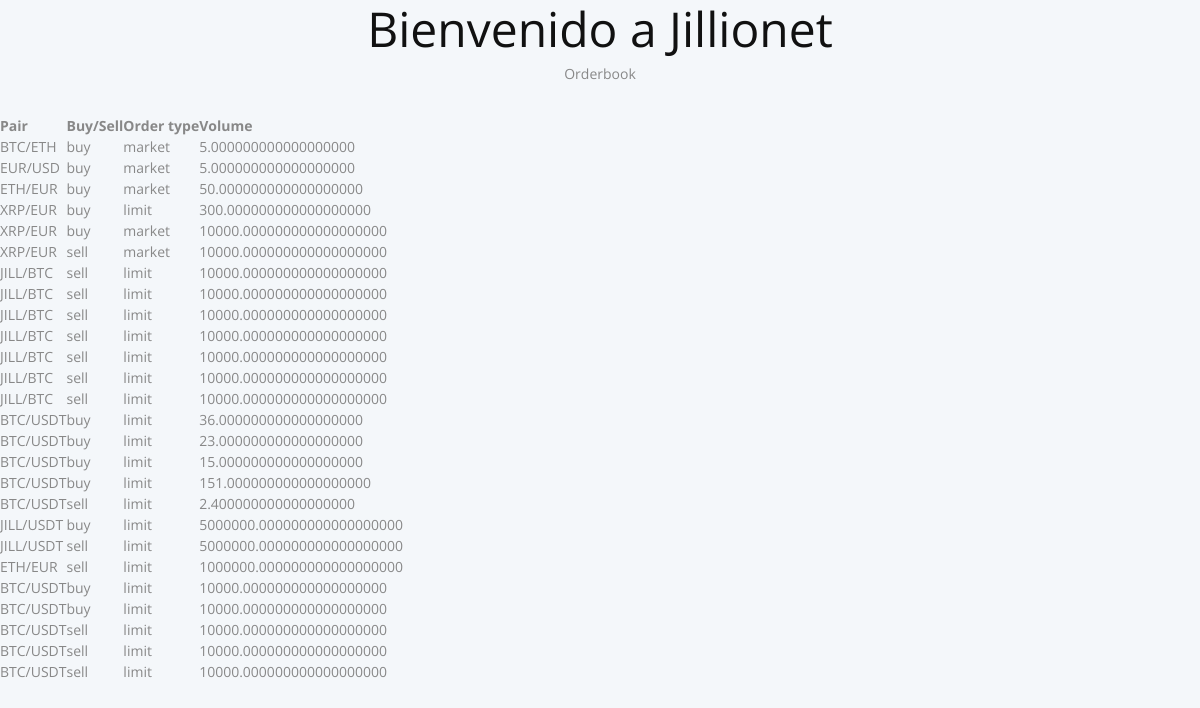
The app's page /orderbook/, older data.
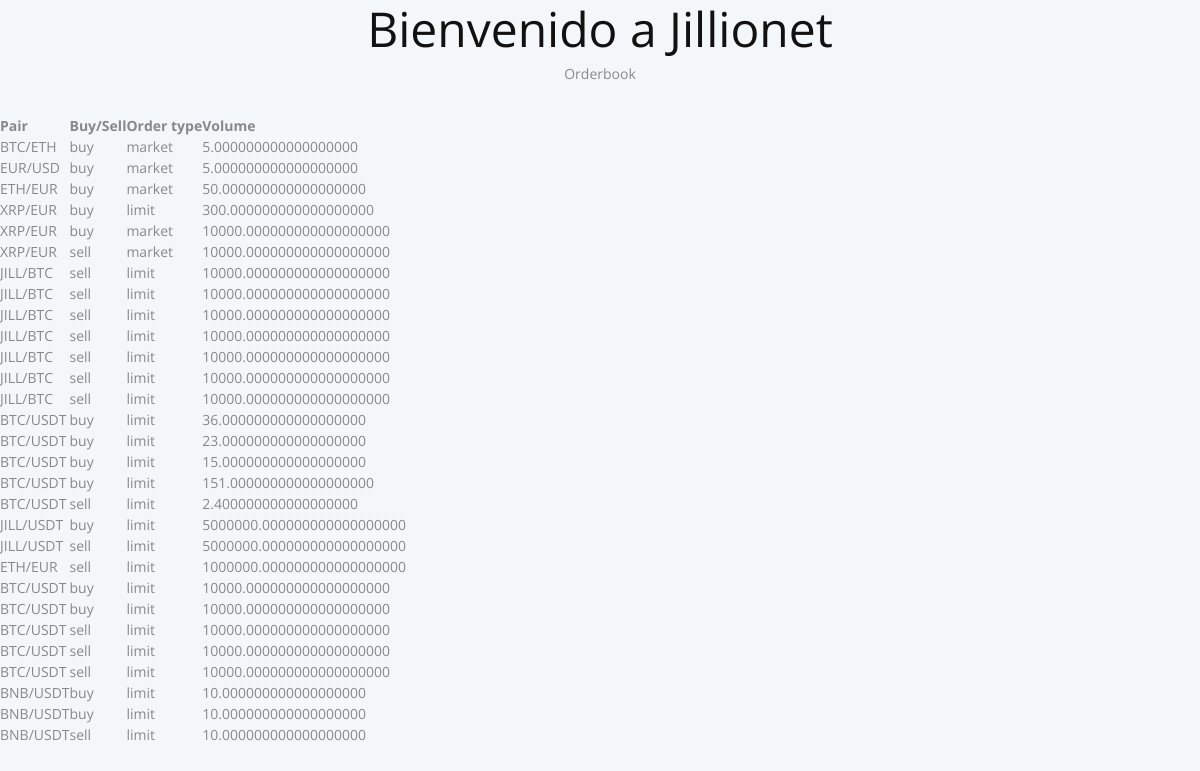
The same page, newer data.
### orderbook/models.py (models this page shows, shortened)
class Order(models.Model):
    MARKET = 'market'
    LIMIT = 'limit'
    ORDER_TYPE_CHOICES = (
        (MARKET, MARKET.title()),
        (LIMIT, LIMIT.title())
    )
    NEW = 'new'
    FILL = 'fill'
    PARTIAL_FILL = 'partial_fill'
    STATUS_CHOICES = (
        (NEW, NEW.title()),
        (FILL, FILL.title()),
        (PARTIAL_FILL, PARTIAL_FILL.title()),
    )
    SPOT = 'spot'
    FUTURES = 'futures'
    CONTRACT_TYPE_CHOICES = (
        (SPOT, SPOT.title()),
        (FUTURES, FUTURES.title())
    )
    BUY = 'buy'
    SELL = 'sell'
    BUY_SELL_CHOICES = (
        (BUY, BUY.title()),
        (SELL, SELL.title())
    )
    KLINE_INTERVAL_1MINUTE = '1m'
    KLINE_INTERVAL_3MINUTE = '3m'
    KLINE_INTERVAL_5MINUTE = '5m'
    KLINE_INTERVAL_15MINUTE = '15m'
    KLINE_INTERVAL_30MINUTE = '30m'
    KLINE_INTERVAL_1HOUR = '1h'
    KLINE_INTERVAL_2HOUR = '2h'
    KLINE_INTERVAL_4HOUR = '4h'
    KLINE_INTERVAL_6HOUR = '6h'
    KLINE_INTERVAL_8HOUR = '8h'
    KLINE_INTERVAL_12HOUR = '12h'
    KLINE_INTERVAL_1DAY = '1d'
    KLINE_INTERVAL_3DAY = '3d'
    KLINE_INTERVAL_1WEEK = '1w'
    KLINE_INTERVAL_1MONTH = '1M'
    TIMEFRAME_CHOICES = (
        (KLINE_INTERVAL_1MINUTE, KLINE_INTERVAL_1MINUTE),
        (KLINE_INTERVAL_3MINUTE, KLINE_INTERVAL_3MINUTE),
        (KLINE_INTERVAL_5MINUTE, KLINE_INTERVAL_5MINUTE),
        (KLINE_INTERVAL_15MINUTE, KLINE_INTERVAL_15MINUTE),
        (KLINE_INTERVAL_30MINUTE, KLINE_INTERVAL_30MINUTE),
        (KLINE_INTERVAL_1HOUR, KLINE_INTERVAL_1HOUR),
        (KLINE_INTERVAL_2HOUR, KLINE_INTERVAL_2HOUR),
        (KLINE_INTERVAL_4HOUR, KLINE_INTERVAL_4HOUR),
        (KLINE_INTERVAL_6HOUR, KLINE_INTERVAL_6HOUR),
        (KLINE_INTERVAL_8HOUR, KLINE_INTERVAL_8HOUR),
        (KLINE_INTERVAL_12HOUR, KLINE_INTERVAL_12HOUR),
        (KLINE_INTERVAL_1DAY, KLINE_INTERVAL_1DAY),
        (KLINE_INTERVAL_3DAY, KLINE_INTERVAL_3DAY),
        (KLINE_INTERVAL_1WEEK, KLINE_INTERVAL_1WEEK),
        (KLINE_INTERVAL_1MONTH, KLINE_INTERVAL_1MONTH),
    )
    buy_sell = models.CharField(max_length=10, choices=BUY_SELL_CHOICES)
    order_type = models.CharField(max_length=200, choices=ORDER_TYPE_CHOICES, default=LIMIT)
    volume = models.DecimalField(decimal_places=18, max_digits=36, default=10000)
    price = models.DecimalField(decimal_places=18, max_digits=36, default=0.005)# Default value change
    user = models.ForeignKey(User, on_delete=models.SET_NULL, null=True)
    status = models.CharField(max_length=200, choices=STATUS_CHOICES, default=NEW)
    contract_type = models.CharField(max_length=200, choices=CONTRACT_TYPE_CHOICES, default=SPOT)
    trading_pair = models.ForeignKey(TradingPair, on_delete=models.SET_NULL, null=True)
    timestamp = models.DateTimeField(auto_now_add=True)
    updated_at = models.DateTimeField(auto_now=True)

class TradingPair(models.Model):
    pair = models.CharField(max_length=200, unique=True)
    slug = AutoSlugField(populate_from='pair', slugify_function=my_slugify_function, unique=True, null=True)

### orderbook/views.py (the view)
# urls.py: path('', AllOrderView.as_view(), name='all_orderbook'),
class AllOrderView(ListView):
    model = Order
    template_name = 'orderbook/orderbook.html'
    def get_context_data(self, **kwargs):
        context = super().get_context_data(**kwargs)
        buy_order_qs = self.model.objects.filter(buy_sell=Order.BUY)
        sell_order_qs = self.model.objects.filter(buy_sell=Order.SELL)
        context.update({
            'buy_orders': buy_order_qs,
            'sell_orders': sell_order_qs
        })
        return context

### templates/orderbook/orderbook.html (shortened to what this page needs)
<!DOCTYPE html>
<html>
<head>
  <link rel="stylesheet" href="https://maxcdn.bootstrapcdn.com/bootstrap/3.3.7/css/bootstrap.min.css">
  <link rel="stylesheet" href="css/style.css">
</head>
<body>
<div class="container">
  <div class="row">
    <div class="col-md-12">
      <h1 class="text-center">Bienvenido a Jillionet</h1>
    </div>
  </div>
</div>
<p class="text-center">Orderbook <br><br></p>
<table>
  <tr>
    <th>Pair</th><th>Buy/Sell</th><th>Order type</th><th>Volume</th>
  </tr>
  {% for order in object_list%}
  <tr>
    <td>{{order.trading_pair.pair}}</td><td>{{order.buy_sell}}</td><td>{{order.order_type}}</td><td>{{order.volume}}</td>
  </tr>
  {% endfor %}
</table>
</body>

Row changes from the older to the newer data that the page shows:
added Order: trading_pair.pair "BNB/USDT", buy_sell "buy", order_type "limit", volume "10.000000000000000000"
added Order: trading_pair.pair "BNB/USDT", buy_sell "buy", order_type "limit", volume "10.000000000000000000"
added Order: trading_pair.pair "BNB/USDT", buy_sell "sell", order_type "limit", volume "10.000000000000000000"
